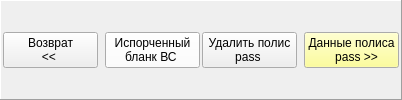
        <widget class="QFrame" name="frame_9">
         <property name="frameShape">
          <enum>QFrame::Panel</enum>
         </property>
         <property name="frameShadow">
          <enum>QFrame::Raised</enum>
         </property>
         <layout class="QHBoxLayout" name="horizontalLayout_10">
          <property name="spacing">
           <number>2</number>
          </property>
          <property name="leftMargin">
           <number>2</number>
          </property>
          <property name="topMargin">
           <number>2</number>
          </property>
          <property name="rightMargin">
           <number>2</number>
          </property>
          <property name="bottomMargin">
           <number>2</number>
          </property>
          <item>
           <widget class="QPushButton" name="bn_polises_back">
            <property name="minimumSize">
             <size>
              <width>95</width>
              <height>0</height>
             </size>
            </property>
            <property name="font">
             <font>
              <weight>50</weight>
              <bold>false</bold>
             </font>
            </property>
            <property name="text">
             <string>Возврат
&lt;&lt; </string>
            </property>
           </widget>
          </item>
          <item>
           <spacer name="horizontalSpacer_14">
            <property name="orientation">
             <enum>Qt::Horizontal</enum>
            </property>
            <property name="sizeHint" stdset="0">
             <size>
              <width>5</width>
              <height>5</height>
             </size>
            </property>
           </spacer>
          </item>
          <item>
           <widget class="QPushButton" name="bn_polises_spoiled_vs">
            <property name="minimumSize">
             <size>
              <width>95</width>
              <height>0</height>
             </size>
            </property>
            <property name="palette">
             <palette>
              <active>
               <colorrole role="Button">
                <brush brushstyle="SolidPattern">
                 <color alpha="255">
                  <red>255</red>
                  <green>255</green>
                  <blue>255</blue>
                 </color>
                </brush>
               </colorrole>
              </active>
              <inactive>
               <colorrole role="Button">
                <brush brushstyle="SolidPattern">
                 <color alpha="255">
                  <red>255</red>
                  <green>255</green>
                  <blue>255</blue>
                 </color>
                </brush>
               </colorrole>
              </inactive>
              <disabled>
               <colorrole role="Button">
                <brush brushstyle="SolidPattern">
                 <color alpha="255">
                  <red>255</red>
                  <green>255</green>
                  <blue>255</blue>
                 </color>
                </brush>
               </colorrole>
              </disabled>
             </palette>
            </property>
            <property name="font">
             <font>
              <weight>50</weight>
              <bold>false</bold>
             </font>
            </property>
            <property name="text">
             <string>Испорченный
бланк ВС </string>
            </property>
           </widget>
          </item>
          <item>
           <widget class="QPushButton" name="bn_polises_delete">
            <property name="minimumSize">
             <size>
              <width>95</width>
              <height>0</height>
             </size>
            </property>
            <property name="font">
             <font>
              <weight>50</weight>
              <bold>false</bold>
             </font>
            </property>
            <property name="text">
             <string>Удалить полис
pass </string>
            </property>
           </widget>
          </item>
          <item>
           <spacer name="horizontalSpacer_16">
            <property name="orientation">
             <enum>Qt::Horizontal</enum>
            </property>
            <property name="sizeHint" stdset="0">
             <size>
              <width>5</width>
              <height>5</height>
             </size>
            </property>
           </spacer>
          </item>
          <item>
           <widget class="QPushButton" name="bn_polises_next">
            <property name="minimumSize">
             <size>
              <width>95</width>
              <height>0</height>
             </size>
            </property>
            <property name="palette">
             <palette>
              <active>
               <colorrole role="Button">
                <brush brushstyle="SolidPattern">
                 <color alpha="255">
                  <red>255</red>
                  <green>255</green>
                  <blue>127</blue>
                 </color>
                </brush>
               </colorrole>
              </active>
              <inactive>
               <colorrole role="Button">
                <brush brushstyle="SolidPattern">
                 <color alpha="255">
                  <red>255</red>
                  <green>255</green>
                  <blue>127</blue>
                 </color>
                </brush>
               </colorrole>
              </inactive>
              <disabled>
               <colorrole role="Button">
                <brush brushstyle="SolidPattern">
                 <color alpha="255">
                  <red>255</red>
                  <green>255</green>
                  <blue>127</blue>
                 </color>
                </brush>
               </colorrole>
              </disabled>
             </palette>
            </property>
            <property name="font">
             <font>
              <weight>50</weight>
              <bold>false</bold>
             </font>
            </property>
            <property name="text">
             <string>Данные полиса
   pass &gt;&gt;</string>
            </property>
           </widget>
          </item>
         </layout>
        </widget>
